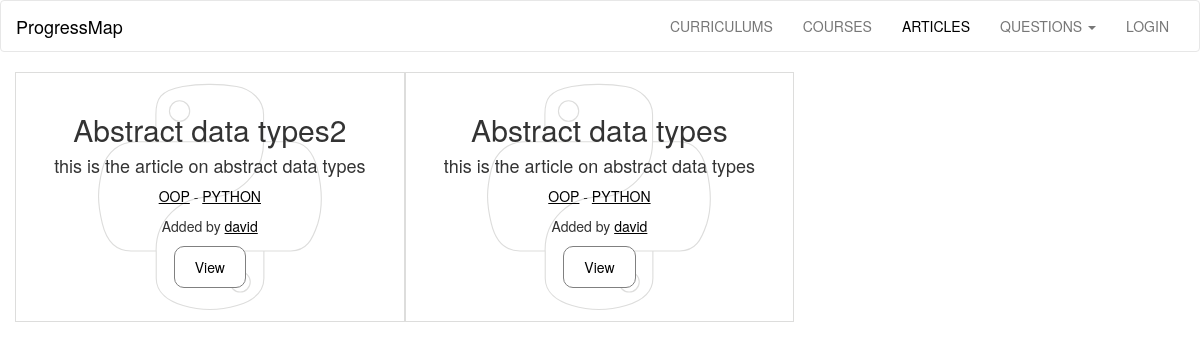
The app's page /articles/ with its own data.
### progressMap/models.py (models this page shows, shortened)
class Articles(db.Model):
	id  = db.Column(db.Integer, primary_key = True)
	title = db.Column(db.String(300), nullable=False)
	description = db.Column(db.Text, nullable=False)
	questions = db.relationship('Questions', backref='article', lazy='dynamic')
	allContent = db.relationship('AllContent', backref='article', lazy='dynamic')
	user_id = db.Column(db.Integer, db.ForeignKey('user.id'), nullable=False)
	course_id = db.Column(db.Integer, db.ForeignKey('courses.id'), nullable=False)
	curriculum_id = db.Column(db.Integer, db.ForeignKey('curriculums.id'), nullable=False)

class Courses(db.Model):
	id  = db.Column(db.Integer, primary_key = True)
	title = db.Column(db.String(300), nullable=False)
	description = db.Column(db.Text, nullable=False)
	articles =  db.relationship('Articles', backref='course', lazy='dynamic')
	user_id = db.Column(db.Integer, db.ForeignKey('user.id'), nullable=False)
	curriculum_id = db.Column(db.Integer, db.ForeignKey('curriculums.id'), nullable=False)

class Curriculums(db.Model):
	id  = db.Column(db.Integer, primary_key = True)
	title = db.Column(db.String(300), nullable=False)
	description = db.Column(db.Text, nullable=False)
	articles =  db.relationship('Articles', backref='curriculum', lazy='dynamic')
	courses =  db.relationship('Courses', backref='curriculum', lazy='dynamic')
	user_id = db.Column(db.Integer, db.ForeignKey('user.id'), nullable=False)

class User(db.Model, UserMixin):
	id = db.Column(db.Integer, primary_key = True)
	username = db.Column(db.String(40), unique = True)
	email = db.Column(db.String(120), unique = True)
	password_hash = db.Column(db.String)
	articles =  db.relationship('Articles', backref='user', lazy='dynamic')
	courses =  db.relationship('Courses', backref='user', lazy='dynamic')
	curriculums =  db.relationship('Curriculums', backref='user', lazy='dynamic')
	questions = db.relationship('Questions', backref='user', lazy='dynamic')
	comments = db.relationship('Comments', backref='user', lazy='dynamic')
	completed = db.relationship('Completed', backref='user', lazy='dynamic')
	allContent = db.relationship('AllContent', backref='user', lazy='dynamic')
	@property
	def password(self):
		raise AttributeError('password: write-only field')

### progressMap/articles/views.py (the view)
@articles.route('/', defaults={'page':'all'})
@articles.route('/<page>')
def show(page):
	if page == 'all':
		articlesList = models.getFromDb(models.Articles, 6)
		return render_template('articles.html', articlesList=articlesList)
	elif page == models.getByTitle(models.Articles, page).title:
		article = models.getByTitle(models.Articles, page)
		return render_template('showArticle.html', article=article)
	else:
		abort(404)

### progressMap/models.py (called while the page is built)
def getFromDb(className, num):
	return className.query.order_by(desc(className.title)).limit(num)

### progressMap/templates/articles.html (shortened to what this page needs)
{% extends 'base.html' %}
{% block articles_link %}
<li><a class="active" href="{{ url_for('articles.show')}}">ARTICLES</a></li>
{% endblock %}
{% block content %}
{% if articlesList %}
<section class="container-fluid content">
	{% for article in articlesList %}
	<section class="text-center tile">
		<article class="title underline {{article.curriculum.title}}">
			<br /><br />
			<h2 style="margin-top: 0px;">{{ article.title.capitalize() }}</h2>
			<h4 class="desc">
				{{ article.description }}
			</h4>
			<p>
				<a href="{{ url_for('courses.show', page=article.course.title)}}">{{ article.course.title.upper() }}</a> -
				<a href="{{ url_for('curriculums.show', page=article.curriculum.title)}}">{{ article.curriculum.title.upper() }}
				</a>
			</p>
			<p>Added by
				<a href="{{ url_for('user.userPage', username=article.user.username)}}">
					{{ article.user.username }}
				</a>
			</p>
			<a href="{{ url_for('articles.show', page=article.title)}}">
			<button class="button">View</button>
			</a>
		</article>
	</section>
	{% else %}
	<section>
		<h4>No article added yet.</h4>
	</section>
	{% endfor %}
</section>
{% endif %}
{% endblock %}

### progressMap/templates/base.html (shortened to what this page needs)
<!doctype html>
<html>
<head>
	<link rel="stylesheet" href="{{ url_for('static', filename='css/bootstrap.min.css') }}">
	<link rel='stylesheet' href="{{ url_for('static', filename='css/main.css') }}">
</head>
<body>
	<nav class="navbar navbar-default">
		<div class="container-fluid">
			<div class="navbar-header">
				<a class="navbar-brand active" href="{{ url_for('main.show', page='map') }}">
					ProgressMap
				</a>
			</div>
			<div class="collapse navbar-collapse" id="myNavbar">
				<ul class="nav navbar-nav navbar-right nav-items text-center">
					{% block curriculums_link %}
  					<li><a href="{{ url_for('curriculums.show')}}">CURRICULUMS</a></li>
					{% endblock %}
					{% block courses_link %}
  					<li><a href="{{ url_for('courses.show')}}">COURSES</a></li>
					{% endblock %}
					{% block articles_link %}{% endblock %}
					{% block questions_link %}
					<li class="dropdown">
                        <a class="dropdown-toggle" data-toggle="dropdown" href="#">QUESTIONS
                            <span class="caret"></span></a>
                    </li>
					{% endblock %}
					{% block user_link %}
					{% if current_user.is_authenticated %}
					<li class="dropdown">
                        <a class="dropdown-toggle" data-toggle="dropdown" href="#">{{current_user.username}}
                            <span class="caret"></span></a>
                        <ul class="dropdown-menu">
                            <li class="text-center"><a href="{{ url_for('user.userPage', username=current_user.username) }}">PROGRESS</a></li>
							<li class="text-center">
								<a href="{{ url_for('user.addedContent', username=current_user.username)}}">CONTENT</a>
							</li>
                            <li class="text-center"><a href="{{ url_for('add.main')}}">ADD CONTENT</a></li>
                            <li class="text-center"><a href="{{ url_for('main.show', page='signout')}}">SIGN OUT</a></li>
                        </ul>
                    </li>
					{% else %}
					<li><a href="{{ url_for('main.show', page='login') }}">LOGIN</a>
					</li>
					{% endif %}
					{% endblock %}
				</ul>
			</div>
		</div>
	</nav>
	{% block content %}{% endblock %}
</body>
</html>

### progressMap/static/css/main.css (style rules this page uses)
a { color: black; text-decoration: none; }
.underline a { color: black; text-decoration: underline; }
.navbar-default .navbar-nav>li>a.active { color: black; }
.navbar-default { background-color: white; }
.navbar-default .navbar-brand { color: black; }
.button { padding: 10px 20px; border: 1px solid gray; border-radius: 10px; background-color: white; }
.content { background-color: white; }
@media screen and (min-width: 768px) { .tile { width: 33.3%; height: 250px; float: left; border: 1px solid #DDDDDC; } }
.python { background: url(/static/img/python.svg) no-repeat; }
.title { height: 100%; padding: 0; background-position: center; }

### records on screen
Articles: title "Abstract data types2", description "this is the article on abstract data types", course "OOP", curriculum "PYTHON", user.username "david"
Articles: title "Abstract data types", description "this is the article on abstract data types", course "OOP", curriculum "PYTHON", user.username "david"
